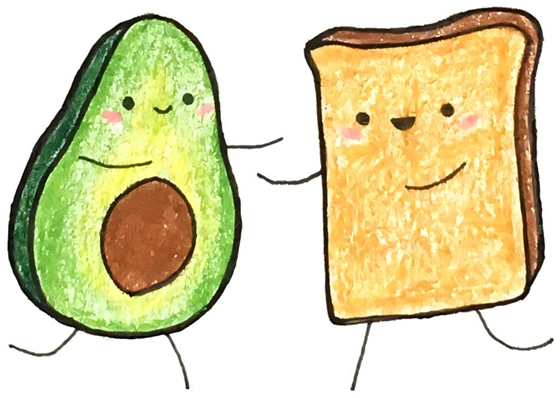
#> input picture chrome-extensions/search-by-image/src/contribute/assets/illustration.webp, 560 x 398 px, given in place of ice-1024.png, which was not available
$ python gen-icons.py ../../../chrome-extensions/search-by-image/src/contribute/assets ../../../chrome-extensions/search-by-image/src/contribute/assets/paypal.webp
#> lines starting #> are read from the running program, lines starting #| are printed output that depends on the picture
#!/usr/bin/env python3
"""Ice launcher icons for Android, from assets/icons/ice-1024.png (the desktop icon).
Writes the same files Chromium ships in chrome/android/java/res_chromium_base, at the same pixel sizes:
  mipmap-<dpi>/app_icon.png                    legacy icon (48 dp)
  mipmap-<dpi>/layered_app_icon.png            adaptive icon foreground (108 dp canvas, the artwork inside the 72 dp safe area)
  mipmap-<dpi>/layered_app_icon_background.png adaptive icon background (the dark blue of the artwork)
  drawable/themed_app_icon.xml                 monochrome icon for Android 13 themed icons (a snowflake)
usage: gen-icons.py <repo root> <out dir>   (out dir mirrors the Chromium src tree)"""
import os, sys, math
from PIL import Image
root, out = sys.argv[1], sys.argv[2]
src = Image.open(os.path.join(root, 'assets/icons/ice-1024.png')).convert('RGBA')
#> src is the input picture: PIL image 560x398 RGBA; mean R, G, B, A 137.6, 130.9, 88.9, 156.7
DPI = {'mdpi': 1, 'hdpi': 1.5, 'xhdpi': 2, 'xxhdpi': 3, 'xxxhdpi': 4}
BG = (0, 29, 78, 255)       # average dark blue of the artwork
base = os.path.join(out, 'chrome/android/java/res_chromium_base')
for d, k in DPI.items():
    dd = os.path.join(base, 'mipmap-' + d); os.makedirs(dd, exist_ok=True)
    src.resize((round(48 * k),) * 2, Image.LANCZOS).save(os.path.join(dd, 'app_icon.png'), optimize=True)
    canvas = round(108 * k); art = round(70 * k)
    fg = Image.new('RGBA', (canvas, canvas), (0, 0, 0, 0))
    a = src.resize((art, art), Image.LANCZOS); o = (canvas - art) // 2
    fg.alpha_composite(a, (o, o)); fg.save(os.path.join(dd, 'layered_app_icon.png'), optimize=True)
    Image.new('RGBA', (canvas, canvas), BG).save(os.path.join(dd, 'layered_app_icon_background.png'), optimize=True)
#> this loop made 5 passes
#> pass 1, `src.resize((round(48 * k),) * 2, Image.LANCZOS).save(os.path.join(dd, ..`:
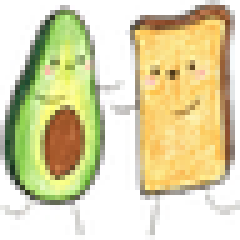
#> saved as app_icon.png: PIL image 48x48 RGBA (shown 5 times larger); mean R, G, B, A 154.2, 147.4, 105.4, 156.9; transparent parts drawn white
#> pass 1, `a = src.resize((art, art), Image.LANCZOS)`:
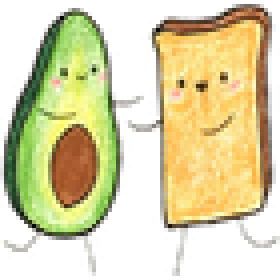
#> a: PIL image 70x70 RGBA (shown 4 times larger); mean R, G, B, A 148.9, 142.3, 100.3, 156.7; transparent parts drawn white
#> pass 1, `fg.alpha_composite(a, (o, o))`:
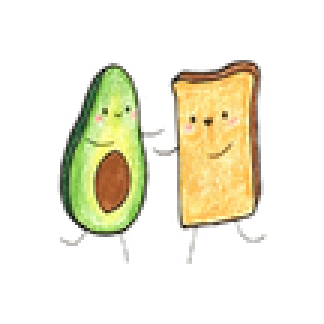
#> saved as layered_app_icon.png: PIL image 108x108 RGBA (shown 3 times larger); mean R, G, B, A 62.5, 59.8, 42.1, 65.8; transparent parts drawn white
#> after the loop:
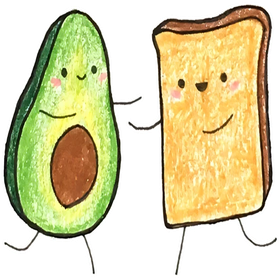
#> a: PIL image 280x280 RGBA; mean R, G, B, A 130.1, 123.4, 81.5, 156.7; transparent parts drawn white
#> after the loop:
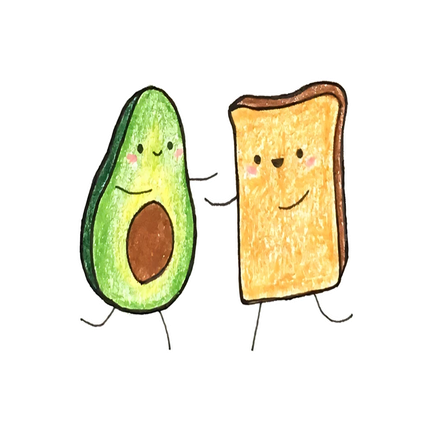
#> fg: PIL image 432x432 RGBA; mean R, G, B, A 54.7, 51.8, 34.3, 65.8; transparent parts drawn white
# themed icon: six arms with two side branches each, in the 36 dp centre of a 90 dp viewport like Chromium's
paths = []
c, R = 45.0, 17.0
for i in range(6):
    t = math.radians(90 + 60 * i); ex, ey = c + R * math.cos(t), c - R * math.sin(t)
    paths.append(f'M{c:.2f},{c:.2f}L{ex:.2f},{ey:.2f}')
    for f in (0.55, 0.8):
        bx, by = c + R * f * math.cos(t), c - R * f * math.sin(t)
        for s in (-1, 1):
            u = t + s * math.radians(45); L = 5.5 if f == 0.55 else 4.0
            paths.append(f'M{bx:.2f},{by:.2f}L{bx + L * math.cos(u):.2f},{by - L * math.sin(u):.2f}')
xml = ('<?xml version="1.0" encoding="utf-8"?>\n<!-- Ice: monochrome launcher icon (Android 13 themed icons), generated by android/overlay/branding/gen-icons.py -->\n'
       '<vector xmlns:android="http://schemas.android.com/apk/res/android"\n    android:width="90dp"\n    android:height="90dp"\n'
       '    android:viewportWidth="90"\n    android:viewportHeight="90">\n'
       f'    <path\n        android:pathData="{"".join(paths)}"\n        android:strokeColor="#000000"\n        android:strokeWidth="2.6"\n'
       '        android:strokeLineCap="round"/>\n</vector>\n')
os.makedirs(os.path.join(base, 'drawable'), exist_ok=True)
open(os.path.join(base, 'drawable/themed_app_icon.xml'), 'w').write(xml)
print('icons written to', base)
#| icons written to ../../../chrome-extensions/search-by-image/src/contribute/assets/paypal.webp/chrome/android/java/res_chromium_base
